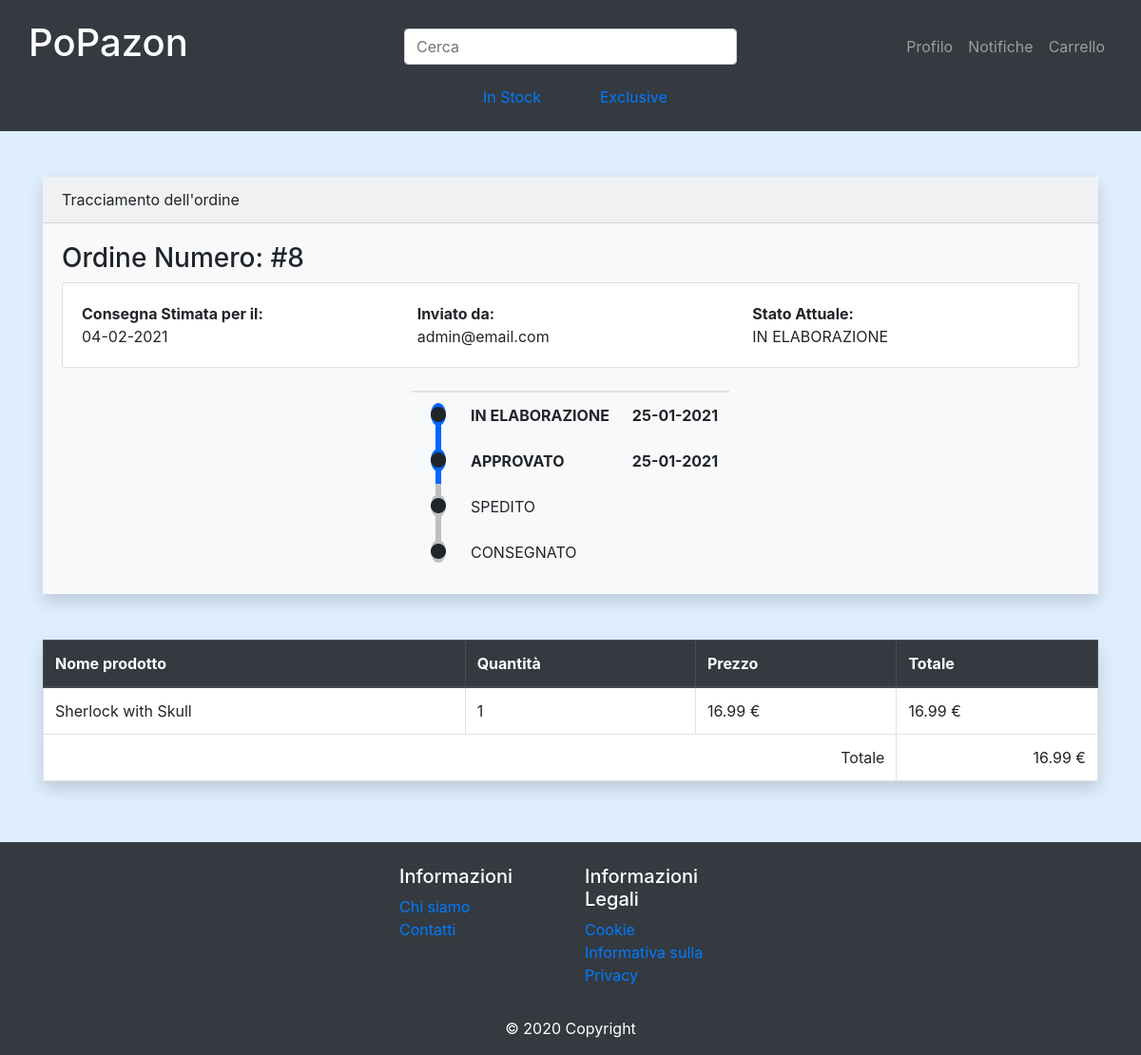
Page /tracciaOrdine.php?ordine=8 (signed in) on the committed database.
### tables this page shows
CREATE TABLE `avanzamento` (
  `stato` int(5) NOT NULL,
  `ordine` int(11) NOT NULL,
  `data` datetime NOT NULL
);

CREATE TABLE `stato` (
  `id` int(11) NOT NULL,
  `nome` varchar(25) NOT NULL
);

CREATE TABLE `carrello` (
  `numOrdine` int(11) NOT NULL,
  `catP` varchar(50) NOT NULL,
  `numero` int(11) NOT NULL,
  `qt` int(11) NOT NULL
);

CREATE TABLE `prodotto` (
  `catP` varchar(50) NOT NULL,
  `prezzo` float NOT NULL,
  `qt` int(11) NOT NULL,
  `numero` int(11) NOT NULL,
  `nome` varchar(100) NOT NULL,
  `descr` text NOT NULL,
  `img` varchar(255) NOT NULL,
  `catS` varchar(50) NOT NULL,
  `exclusive` tinyint(1) DEFAULT NULL
);

### src/tracciaOrdine.php (called while the page is built, shortened)
<?php
require_once 'bootstrap.php';
if(!isUserLoggedIn()){
    header("location: homeAutenticazione.php");
} else {
    $templateParams["titolo"] = "PoPazon- gestisci prodotti";
    $templateParams["nome"] = "template/tracciaOrdine.php";
    if(isset($_GET["ordine"])){
        $templateParams["nOrdine"] = $_GET["ordine"];
        $templateParams["track"]= $dbh->getTrackSpecificOrder($_GET["ordine"]);
        $templateParams["stato"]= $dbh->getStatoSpecificOrder($_GET["ordine"])["stato"];
        $templateParams["statiRimanenti"]= $dbh->getStatiMancantiOrdine($_GET["ordine"]);
        $templateParams["prodotti"]= $dbh->getProductSpecificOrder($_GET["ordine"]);
        $templateParams["icon"] = array("src='https://kit.fontawesome.com/f822048abe.js'");
    }
}
require 'template/base.php';
?>

### src/utils/readConfig.php (called while the page is built, shortened)
<?php
    class ReadConfig{
        private $json;
        public function __construct(){
            $this->str = file_get_contents(__DIR__."/../../config.json");
            $this->json = json_decode($this->str,true)["db"];
        }
        public function getServername(){
            return $this->json["servername"];
        }
        public function getUsername(){
            return $this->json["username"];
        }
        public function getPassword(){
            return $this->json["password"];
        }
        public function getDbName(){
            return $this->json["dbname"];
        }
        public function getPort(){
            return $this->json["port"];
        }
    }
?>

### src/bootstrap.php (called while the page is built, shortened)
<?php
    require_once("db/database.php");
    require_once("utils/readConfig.php");
    $readConf = new ReadConfig();
    $dbh = new DatabaseHelper($readConf->getServername(),
                                $readConf->getUsername(),
                                $readConf->getPassword(),
                                $readConf->getDbName(),
                                $readConf->getPort());
?>

### src/db/database.php (called while the page is built, shortened)
<?php
    class DatabaseHelper{
        private $db;
        public function __construct($servername, $username, $password, $dbname, $port){
            $this->db = new mysqli($servername, $username, $password, $dbname, $port);
        }
        public function getTrackSpecificOrder($ordine) {
            $query = "  SELECT `data`, nome
                        FROM avanzamento
                        JOIN stato ON avanzamento.stato = stato.id
                        WHERE nome != 'BOZZA'
                        AND ordine = ?;";
            $stmt = $this->db->prepare($query);
            $stmt->bind_param("i", $ordine);
            $stmt->execute();
            return $stmt->get_result()->fetch_all(MYSQLI_ASSOC);
        }
        public function getProductSpecificOrder($ordine) {
            $query = 'SELECT p.nome AS nome, p.prezzo as prezzo, c.qt as qt
                FROM carrello AS c
                JOIN prodotto AS p
                ON p.numero = c.numero AND p.catP = c.catP
                WHERE numOrdine = ?';
            $stmt = $this->db->prepare($query);
            $stmt->bind_param("i",$ordine);
            $stmt->execute();
            return $stmt->get_result()->fetch_all(MYSQLI_ASSOC);
        }
        public function getStatoSpecificOrder($ordine) {
            $query = "  SELECT max(nome) as stato
                        FROM avanzamento
                        JOIN stato ON avanzamento.stato = stato.id
                        WHERE nome != 'BOZZA'
                        AND ordine = ?;";
            $stmt = $this->db->prepare($query);
            $stmt->bind_param("i", $ordine);
            $stmt->execute();
            return $stmt->get_result()->fetch_all(MYSQLI_ASSOC)[0];
        }
        public function getStatiMancantiOrdine($ordine){
            $query = "SELECT GROUP_CONCAT(nome) as statiMancanti
                FROM stato
                WHERE id NOT IN( SELECT stato FROM avanzamento WHERE ordine = ?)";
            $stmt = $this->db->prepare($query);
            $stmt->bind_param("i", $ordine);
            $stmt->execute();
            return $stmt->get_result()->fetch_all(MYSQLI_ASSOC)[0];
        }
}
?>

### src/template/tracciaOrdine.php (the view)
<div class="container py-5 ">
    <?php foreach ($templateParams["statiRimanenti"] as $prodotti) : ?>
        <?php $exp_id = explode(",", $prodotti); ?>
    <?php endforeach ?>
    <article class="card-order bg-light shadow">
        <header class="card-header"> Tracciamento dell'ordine </header>
        <div class="card-body">
            <h3>Ordine Numero: <?php echo "#" . $templateParams["nOrdine"] ?></h3>
            <article class="card">
                <div class="card-body row">
                    <div class="col-12 col-md-4"> <strong>Consegna Stimata per il:</strong> <br><?php echo (new DateTime(substr_replace($templateParams["track"][0]["data"],"",-9)))->add(new DateInterval('P10D'))->format('d-m-Y');?> </div>
                    <div class="col-12 col-md-4"> <strong>Inviato da:</strong> <br>admin@email.com </div>
                    <div class="col-12 col-md-4"> <strong>Stato Attuale:</strong> <br> <?php echo $templateParams["stato"] ?> </div>
                </div>
            </article>
            <div class="row justify-content-center">
                <div class="col-auto">
                    <article class="card-track no-border">
                        <table class="table track_tbl no-border p-0 m-0">
                            <thead>
                                <tr class="" data-visible="false">
                                    <th scope="col" id="pallino" class="w-10"></th>
                                    <th scope="col" id="stato" class="w-45"></th>
                                    <th scope="col" id="data" class="w-45"></th>
                                </tr>
                            </thead>
                            <tbody>
                                <?php foreach ($templateParams["track"] as $info) : ?>
                                    <tr class="">
                                        <td class="track_dot_active">
                                            <span class="track_line"></span>
                                        </td>
                                        <td class="font-weight-bold" headers="stato ordine <?php echo $info["nome"] ?> "><?php echo $info["nome"] ?></td>
                                        <td class="font-weight-bold" headers="data ordine<?php echo $info["data"] ?> "><?php echo (new DateTime(substr_replace($info["data"],"",-9)))->format('d-m-Y') ?></td>
                                    </tr>
                                <?php endforeach ?>
                                <?php foreach ($exp_id as $stato) : ?>
                                    <tr>
                                        <td class="track_dot">
                                            <span class="track_line"></span>
                                        </td>
                                        <td><?php echo $stato ?></td>
                                        <td></td>
                                    </tr>
                                <?php endforeach ?>
                            </tbody>
                        </table>
                    </article>
                </div>
            </div>
        </div>
    </article>
    <br></br>
    <table class="table table-bordered shadow">
        <thead class="thead-dark">
            <tr>
                <th class="w-30" id="nome">Nome prodotto</th>
                <th class="w-10" id="quantita">Quantità</th>
                <th class="w-30" id="prezzo">Prezzo</th>
                <th class="w-30" id="totale">Totale</th>
            </tr>
        </thead>
        <tbody class="bg-white">
            <?php if (!empty($templateParams["prodotti"])) {
                $total = 0;
                foreach ($templateParams["prodotti"] as $prodotti) { ?>
                    <tr>
                        <td><?php echo $prodotti["nome"]; ?></td>
                        <td><?php echo $prodotti["qt"]; ?></td>
                        <td><?php echo $prodotti["prezzo"]; ?> €</td>
                        <td><?php echo number_format($prodotti["qt"] *  $prodotti["prezzo"], 2); ?> €</td>
                    </tr>
                <?php $total = $total + ($prodotti["qt"] * $prodotti["prezzo"]);
                } ?>
                <tr>
                    <td colspan="3" align="right">Totale</td>
                    <td align="right"><?php echo number_format($total, 2); ?> €</td>
                </tr>
            <?php } ?>
        </tbody>
    </table>
</div>

### src/css/style.css (style rules this page uses)
body { background-color: rgb(197 226 252 / 56%); }
* { box-sizing: border-box }

### src/css/order.css (style rules this page uses)
.track_tbl td.track_dot { width: 50px; position: relative; padding: 0; text-align: center; }
.track_tbl td.track_dot:after { content: "\f111"; font-family: FontAwesome; position: absolute; margin-left: -5px; top: 11px; background: #bfbfbf; border-radius: 50%; }
.track_tbl td.track_dot_active { width: 50px; position: relative; padding: 0; text-align: center; }
.track_tbl td.track_dot_active:after { content: "\f111"; font-family: FontAwesome; position: absolute; margin-left: -5px; top: 11px; background: #0066ff; border-radius: 100%; }
.track_tbl td.track_dot span.track_line { background: #bfbfbf; width: 6px; position: absolute; min-height: 50px; height: 101%; }
.track_tbl td.track_dot_active span.track_line { background: #0066ff; width: 6px; position: absolute; min-height: 50px; height: 101%; }
.track_tbl tbody tr:last-child td.track_dot span.track_line { top: 0; min-height: 25px; height: 10%; }
.track_tbl td, .track_tbl th { border: none; }

### rows in the picture
avanzamento: data "04-02-2021", stato.nome "IN ELABORAZIONE", data "25-01-2021"
avanzamento: stato.nome "APPROVATO", data "25-01-2021"
carrello: prodotto.nome "Sherlock with Skull", qt "1", prodotto.prezzo "16.99"

### other values in the picture
$templateParams["nOrdine"] "8"
$templateParams["stato"] "IN ELABORAZIONE"
$stato "SPEDITO"
$stato "CONSEGNATO"
$total "16.99"
